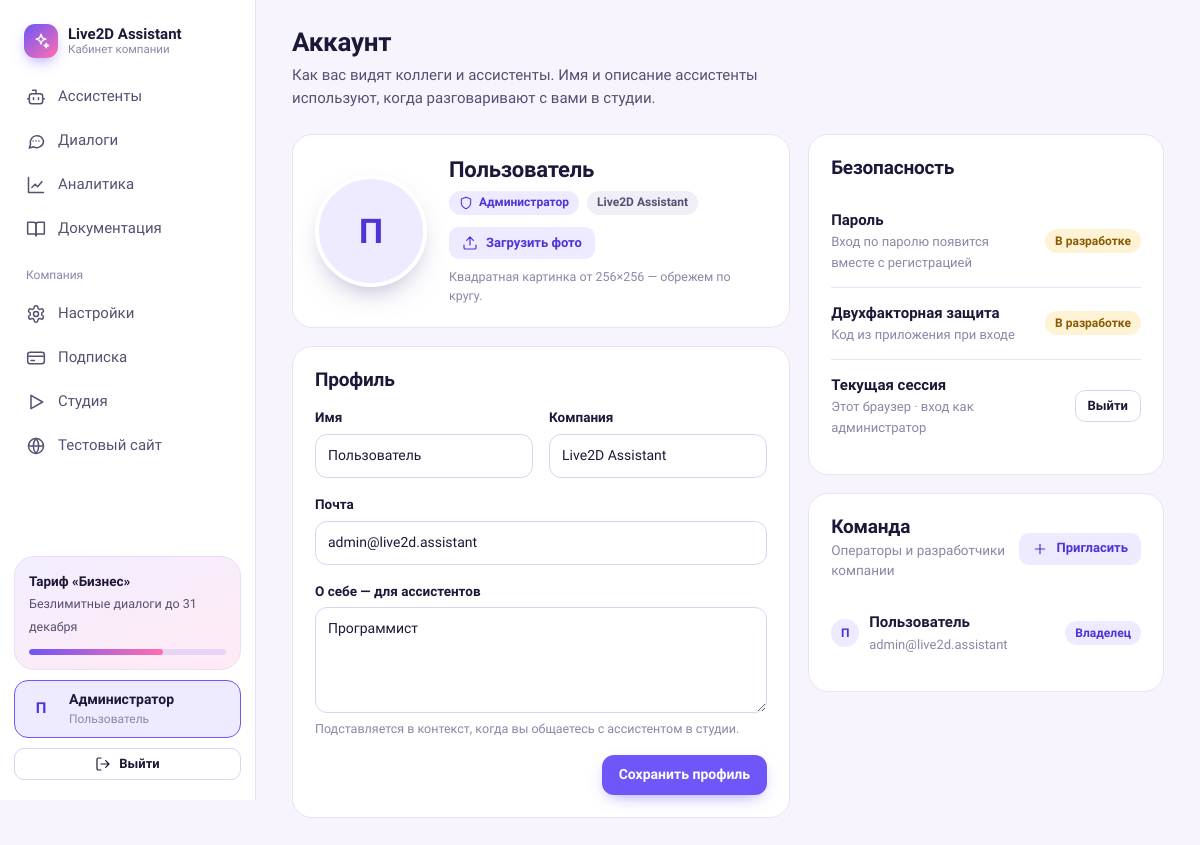
Page /app/account (signed in) on the committed database.
### app.py (models this page shows)
class User(db.Model):
    id = db.Column(db.Integer, primary_key=True)
    name = db.Column(db.String(80), default='Пользователь')
    description = db.Column(db.String(300), default='Описание для ассистентов...')
    avatar_url = db.Column(db.String(300), nullable=True)
    email = db.Column(db.String(200), default='admin@live2d.assistant')
    company = db.Column(db.String(200), default='Live2D Assistant')

### app.py (the view)
@app.route('/app/account')
@admin_required
def dash_account():
    return render_template('dashboard/account.html', page='account', user=current_user())

### app.py (called while the page is built)
@app.after_request
def apply_cors(response):
    if request.path.startswith('/api/') or request.path.startswith('/static/'):
        response.headers['Access-Control-Allow-Origin'] = '*'
        response.headers['Access-Control-Allow-Headers'] = 'Content-Type'
        response.headers['Access-Control-Allow-Methods'] = 'POST, GET, OPTIONS'
    return response

def admin_required(view):
    @wraps(view)
    def wrapper(*args, **kwargs):
        if not session.get('is_admin'):
            if request.path.startswith('/api/'):
                return jsonify({'error': 'auth required'}), 401
            return redirect(url_for('landing', login=1))
        return view(*args, **kwargs)
    return wrapper

def current_user():
    user = User.query.first()
    if not user:
        user = User()
        db.session.add(user)
        db.session.commit()
    return user

@app.context_processor
def inject_globals():
    ctx = {'avatar_types': AVATAR_TYPES}
    if session.get('is_admin'):
        try:
            ctx['admin_user'] = current_user()
            ctx['waiting_count'] = Chat.query.filter(Chat.status == 'waiting').count()
        except Exception:
            pass
    return ctx

### templates/dashboard/account.html (shortened to what this page needs)
{% extends 'dashboard/base.html' %}
{% block content %}
<div class="page-head">
    <div>
        <h1>Аккаунт</h1>
        <p>Как вас видят коллеги и ассистенты. Имя и описание ассистенты используют, когда разговаривают с вами в студии.</p>
    </div>
</div>
<div class="two-col">
    <div class="stack">
        <section class="panel">
            <div class="account-hero">
                <div id="avatar-box">
                    {% if user.avatar_url %}<img class="avatar lg" id="acc-avatar" src="{{ url_for('static', filename=user.avatar_url) }}" alt="">
                    {% else %}<span class="avatar lg" id="acc-avatar">{{ (user.name or 'А')[:1] }}</span>{% endif %}
                </div>
                <div>
                    <h2 style="font-size:22px">{{ user.name or 'Администратор' }}</h2>
                    <div style="display:flex;gap:8px;margin-top:8px;flex-wrap:wrap"><span class="badge">{{ icon('shield', 14) }} Администратор</span><span class="badge grey">{{ user.company or 'Live2D Assistant' }}</span></div>
                    <div class="avatar-actions">
                        <button class="btn btn-soft btn-sm" id="avatar-upload-btn">{{ icon('upload', 16) }} Загрузить фото</button>
                    </div>
                    <p class="hint" style="margin-top:8px">Квадратная картинка от 256×256 — обрежем по кругу.</p>
                </div>
            </div>
        </section>
        <section class="panel">
            <div class="panel-head"><div><h2>Профиль</h2></div></div>
            <form id="profile-form">
                <div class="grid-2">
                    <div class="field"><label for="p-name">Имя</label><input type="text" id="p-name" name="name" value="{{ user.name or '' }}"></div>
                    <div class="field"><label for="p-company">Компания</label><input type="text" id="p-company" name="company" value="{{ user.company or '' }}"></div>
                </div>
                <div class="field"><label for="p-email">Почта</label><input type="email" id="p-email" name="email" value="{{ user.email or '' }}"></div>
                <div class="field"><label for="p-desc">О себе — для ассистентов</label>
                    <textarea id="p-desc" name="description" rows="4" placeholder="Например: руководитель поддержки, люблю короткие ответы">{{ user.description or '' }}</textarea>
                    <span class="hint">Подставляется в контекст, когда вы общаетесь с ассистентом в студии.</span></div>
                <div style="display:flex;justify-content:flex-end"><button class="btn btn-primary" type="submit">Сохранить профиль</button></div>
            </form>
        </section>
    </div>
    <div class="stack">
        <section class="panel">
            <div class="panel-head"><div><h2>Безопасность</h2></div></div>
            <div class="toggle-row"><div><div class="t-title">Пароль</div><div class="t-desc">Вход по паролю появится вместе с регистрацией</div></div><span class="badge butter">В разработке</span></div>
            <div class="toggle-row"><div><div class="t-title">Двухфакторная защита</div><div class="t-desc">Код из приложения при входе</div></div><span class="badge butter">В разработке</span></div>
            <div class="toggle-row"><div><div class="t-title">Текущая сессия</div><div class="t-desc">Этот браузер · вход как администратор</div></div><a class="btn btn-ghost btn-sm" href="{{ url_for('logout') }}">Выйти</a></div>
        </section>
        <section class="panel">
            <div class="panel-head"><div><h2>Команда</h2><p>Операторы и разработчики компании</p></div><button class="btn btn-soft btn-sm" data-soon="Приглашения в команду в разработке">{{ icon('plus', 16) }} Пригласить</button></div>
            <div class="toggle-row"><div style="display:flex;gap:10px;align-items:center">
                {% if user.avatar_url %}<img class="avatar sm" src="{{ url_for('static', filename=user.avatar_url) }}" alt="">{% else %}<span class="avatar sm">{{ (user.name or 'А')[:1] }}</span>{% endif %}
                <div><div class="t-title">{{ user.name or 'Администратор' }}</div><div class="t-desc">{{ user.email }}</div></div></div><span class="badge">Владелец</span></div>
        </section>
    </div>
</div>
{% endblock %}

### templates/dashboard/base.html (shortened to what this page needs)
{% from 'dashboard/_icons.html' import icon %}
<!DOCTYPE html>
<html lang="ru">
<head>
    <link rel="stylesheet" href="{{ url_for('static', filename='app.css') }}">
</head>
<body data-page="{{ page }}">
{% set nav = [
    ('assistants', 'Ассистенты', 'dash_assistants', 'assistants'),
    ('dialogs', 'Диалоги', 'dash_dialogs', 'dialogs'),
    ('analytics', 'Аналитика', 'dash_analytics', 'analytics'),
    ('docs', 'Документация', 'dash_docs', 'docs'),
] %}
{% set nav2 = [
    ('settings', 'Настройки', 'dash_settings', 'settings'),
    ('billing', 'Подписка', 'dash_billing', 'billing'),
] %}
<div class="shell">
    <aside class="sidebar" id="sidebar">
        <a class="brand" href="{{ url_for('landing') }}">
            <span class="brand-mark">{{ icon('sparkles', 18) }}</span>
            <span class="brand-name">Live2D Assistant<small>Кабинет компании</small></span>
        </a>
        <nav class="nav" aria-label="Разделы">
            {% for key, title, endpoint, ic in nav %}
            <a href="{{ url_for(endpoint) }}" class="{% if page == key %}active{% endif %}">
                {{ icon(ic) }}<span>{{ title }}</span>
            </a>
            {% endfor %}
            <div class="nav-group-title">Компания</div>
            {% for key, title, endpoint, ic in nav2 %}
            <a href="{{ url_for(endpoint) }}" class="{% if page == key %}active{% endif %}">{{ icon(ic) }}<span>{{ title }}</span></a>
            {% endfor %}
            <a href="{{ url_for('index') }}">{{ icon('play') }}<span>Студия</span></a>
            <a href="{{ url_for('test_site') }}" target="_blank">{{ icon('globe') }}<span>Тестовый сайт</span></a>
        </nav>
        <div class="sidebar-foot">
            <div class="upgrade-card">
                <b>Тариф «Бизнес»</b>
                <span>Безлимитные диалоги до 31 декабря</span>
                <div class="meter"><i style="width: 68%"></i></div>
            </div>
            <a class="account-chip {% if page == 'account' %}active{% endif %}" href="{{ url_for('dash_account') }}">
                {% if admin_user and admin_user.avatar_url %}
                    <img class="avatar" src="{{ url_for('static', filename=admin_user.avatar_url) }}" alt="">
                {% else %}
                    <span class="avatar">{{ (admin_user.name if admin_user and admin_user.name else 'А')[:1] }}</span>
                {% endif %}
                <span class="who"><b>Администратор</b><span>{{ admin_user.name if admin_user else '' }}</span></span>
            </a>
            <a class="btn btn-ghost btn-sm" href="{{ url_for('logout') }}">{{ icon('logout', 16) }} Выйти</a>
        </div>
    </aside>
    <main class="main">
        {% block content %}{% endblock %}
    </main>
</div>
</body>
</html>

### rows in the picture
User: name "П", name "Пользователь", company "Live2D Assistant", email "admin@live2d.assistant", description "Программист"

### other values in the picture
{{ title }} "Ассистенты" "Диалоги" "Аналитика" "Документация"
{{ title }} "Настройки" "Подписка"
